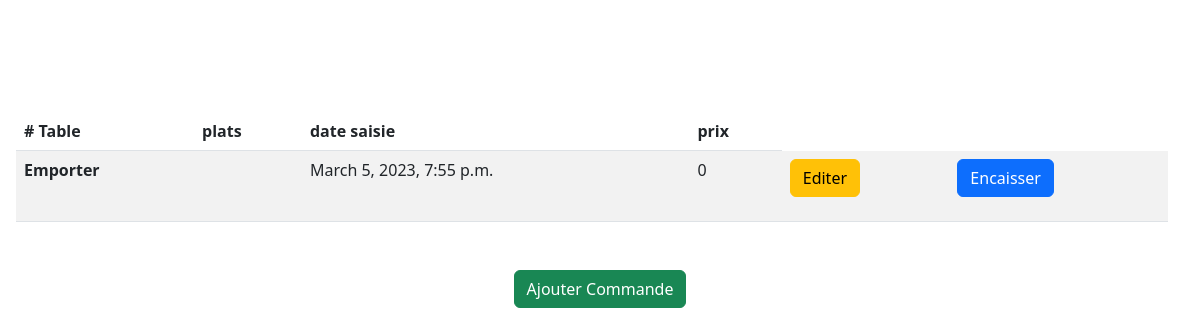
Before: /caissier with the older database file.
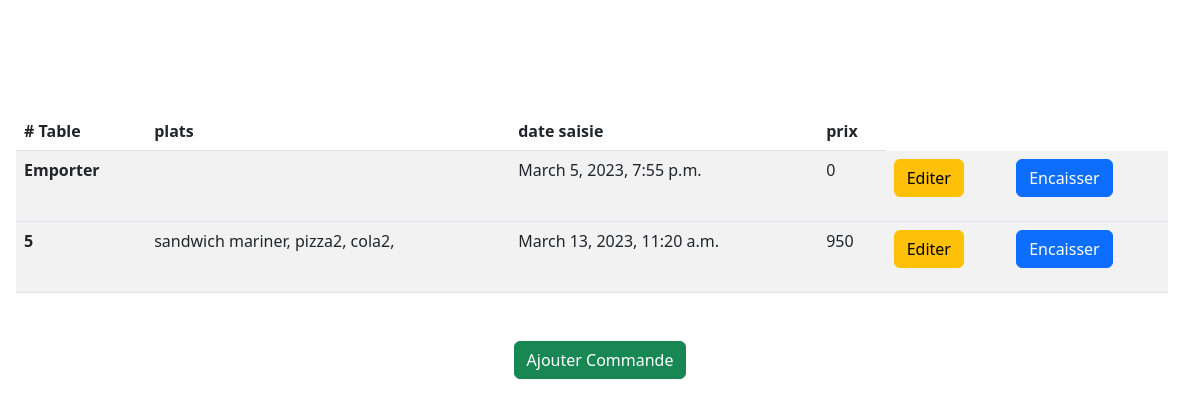
After: the same page with the newer database file.
### main/models.py (models this page shows, shortened)
class Command(models.Model):
    commtypeChoices = [('1','emporter'),('2','a table')]
    commType = models.CharField(max_length=1,help_text='choisit le type de la command',choices=commtypeChoices,verbose_name='type de command')
    tableNum = models.IntegerField(null=False,help_text='enter le numero de la table',verbose_name='numero de table')
    prods = models.ManyToManyField(Products)
    dateComm = models.DateTimeField(auto_now_add=True,verbose_name='temps creation de la command')
    prods_quantity=models.CharField(max_length=750,default="{}")
    encaisser = models.BooleanField(verbose_name='status d encaissemnt',default=False)
    encaissementTime = models.DateTimeField(auto_now_add=True,verbose_name='temps encaissement')
    flaged = models.BooleanField(verbose_name='modification au command')
    commPrice = models.IntegerField(verbose_name='prix total command',default=0,null=False)

class Products(models.Model):
    prodCatChoices = [
        ('1', 'Traditionelle'),
        ('2', 'Modern'),
        ('3', 'Boissant')
    ]
    prodName = models.CharField(max_length=30,null=False,help_text='entrer le nom de produit',verbose_name='nom de produit')
    prodPrix = models.IntegerField(null=False,help_text='prix de produit',verbose_name='prix de produit')
    prodCat = models.CharField(max_length=1,choices=prodCatChoices,null=False,help_text='choisit la categorie de ce produit',verbose_name='categorie de produit')
    isActive = models.BooleanField(help_text='activer ou desactiver ce produit', verbose_name='status de produit',default=True)
    img=models.ImageField(default='default.jpg',upload_to='profile_pics')

### main/views.py (the view)
# urls.py: path('caissier', caissierView, name='caissier'),
def caissierView(request):
    context = {}
    context['commands'] = Command.objects.all()
    return render(request,"main/caissier.html",context)

### main/templates/main/caissier.html (shortened to what this page needs)
{% extends 'base.html'%}
{% load static %}
{% block header%}
  <link rel="stylesheet" href="{% static 'caissier.css' %}">
{% endblock header%}
{% block body%}
<div class="tableDiv">
  <table class="table table-hover table-striped" id="commTable">
      <thead>
        <tr>
          <th scope="col"># Table</th>
          <th scope="col">plats</th>
          <th scope="col">date saisie</th>
          <th scope="col">prix</th>
      </tr>
      </thead>
      {% for command in commands %}
      {% if command.encaisser is False %}
      <tbody>
        <tr>
          <th scope="row">
            {% if command.tableNum == 0 %}
            <p>Emporter</p>
            {% else %}
            {{command.tableNum}}
            {% endif%}
          </th>
          <td>{%for prod in command.prods.all%}
                {{prod.prodName}},
              {% endfor %}
          </td>
          <td>{{command.dateComm}}</td>
          <td>{{command.commPrice}}</td>
          <td><form method="post" action="editer-command">{% csrf_token %}
              <button class="btn btn-warning" type="submit" name="edit" value={{command.id}}>Editer</button>
              </form>
          </td>
          <td>
            <button class="btn btn-primary process-button"  name="encaissment" value={{command.id}} onclick="removeComm(this)">Encaisser</button>
        </td>
        </tr>
      </tbody>
      {% endif %}
      {% endfor %}
    </table>
  </div>
  <div class="text-center"><a href="ajouter-command"><button class="btn btn-success" type="submit" name="ajouterCommand" >Ajouter Commande</button></a></div>
  {% endblock body%}

Changed rows visible on the page:
now on this page (row edited): Command: tableNum "5", dateComm "March 13, 2023, 11:20 a.m.", commPrice "950", {{ command.id }} 6 (drawn)
now on this page (row unchanged): Products: prodName "sandwich mariner"
now on this page (row unchanged): Products: prodName "pizza2"
now on this page (row unchanged): Products: prodName "cola2"
